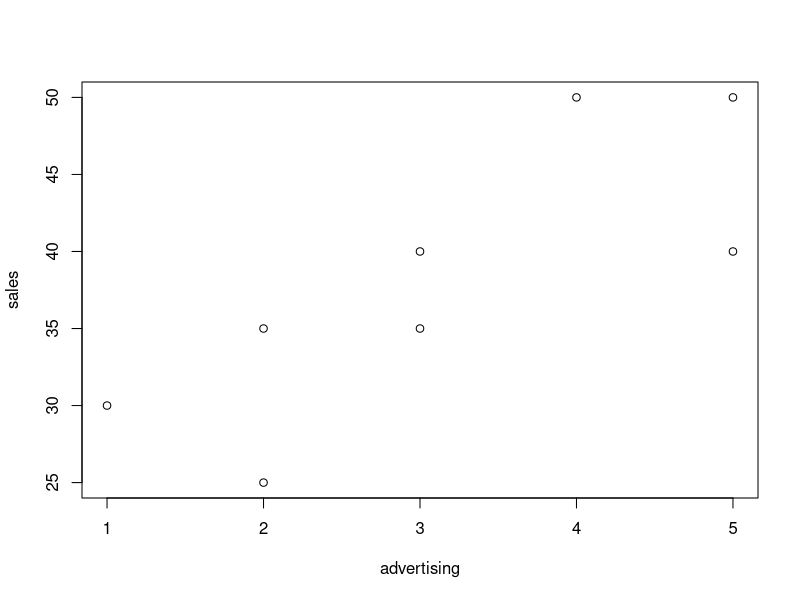
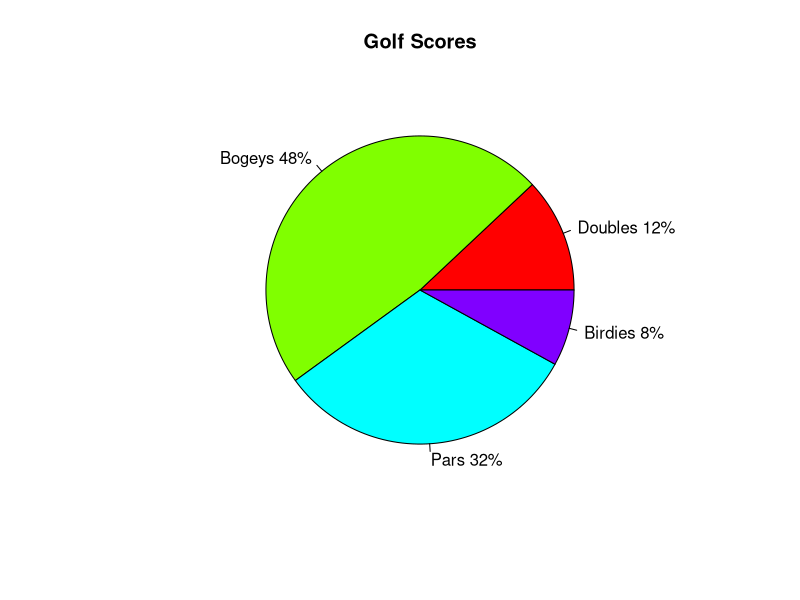

These charts were generated, in order, by the following R code:
advertising <- c(1,3,5,4,2,5,3,2)
sales <- c(30, 40, 40, 50, 35, 50, 35, 25)
plot(advertising, sales)

scores <- c(3, 12, 8, 2)
labels <- c("Doubles", "Bogeys", "Pars", "Birdies")
pct <- round(scores/sum(scores) * 100)
labels <- paste(labels, pct)
labels <- paste(labels, "%", sep="")
pie(scores, labels = labels, col=rainbow(length(labels)), main="Golf Scores")